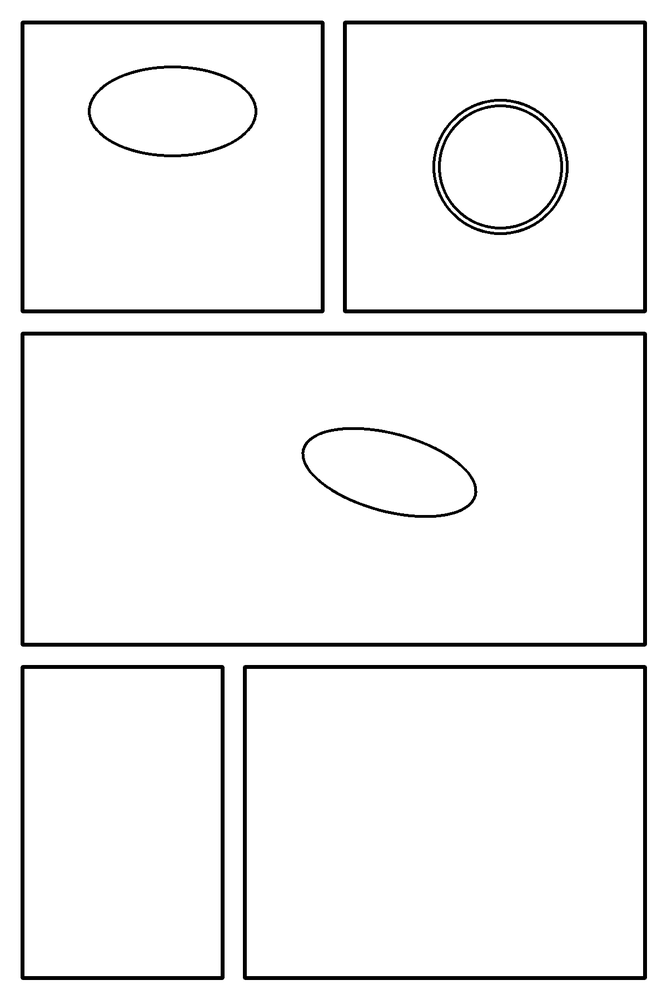
#> input picture test/PanelForge.UnitTests/TestData/panel-splitter/grid.png, 667 x 1000 px, shrunk from 1200 x 1800 before the run
$ python -i app.py   (imports and definitions only)
#> lines starting #> are read from the running program, lines starting #| are printed output that depends on the picture; after the words box and inside, x2 and y2 are one past the last pixel; in counts of white or black regions, pixels touching at a corner belong together
#> further down, picture is the input picture: shape (1000, 667, 3); min 0, max 255, mean 243.4
"""PanelForge Panel Splitter: tách panel + bong bóng thoại từ ảnh 1 trang manga (OpenCV, kiểu Kumiko).

Chạy: py -m uvicorn app:app --port 5066   (trong thư mục này)
Chỉ trả gợi ý toạ độ, không lưu gì - người dùng xác nhận ở phía PanelForge.
"""
import cv2
import numpy as np
from fastapi import FastAPI, File, HTTPException, Query, UploadFile

# [1 line not run here, left out]


def split_page(img, rtl=False):
#> called with rtl = False
    H, W = img.shape[:2]
#> H = 1000; W = 667
    gray = cv2.cvtColor(img, cv2.COLOR_BGR2GRAY)

    # Panels: viền tối -> contour ngoài cùng -> bbox đủ lớn
    _, dark = cv2.threshold(gray, 100, 255, cv2.THRESH_BINARY_INV)
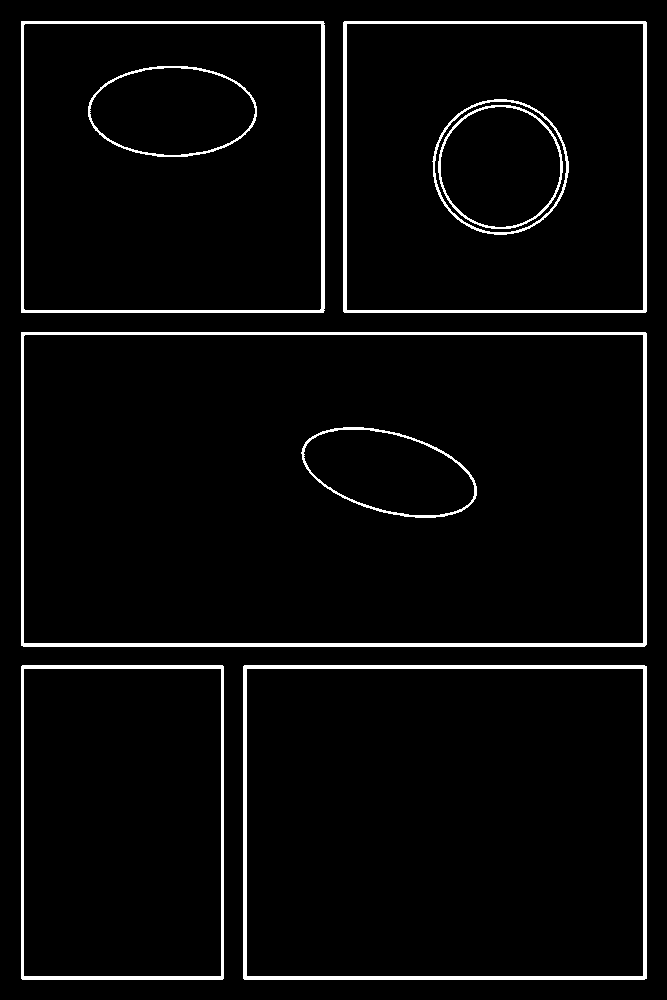
#> dark: shape (1000, 667); 4.2% white; 9 white regions
    contours, _ = cv2.findContours(dark, cv2.RETR_EXTERNAL, cv2.CHAIN_APPROX_SIMPLE)
#> contours = 5 contours; box (x1, y1, x2, y2) and area: (21, 332, 647, 647) 196246, (243, 665, 647, 980) 126538, (343, 21, 647, 313) 88171, (21, 21, 325, 313) 88168, (21, 665, 224, 980) 63426
    # ponytail: ngưỡng diện tích 4% cố định; panel rất nhỏ / không viền cần model (Magi)
    panels = [list(cv2.boundingRect(c)) for c in contours
              if cv2.boundingRect(c)[2] * cv2.boundingRect(c)[3] >= 0.04 * W * H]
#> panels = [[243, 665, 404, 315], [21, 665, 203, 315], [21, 332, 626, 315], [343, 21, 304, 292], [21, 21, 304, 292]]

    # Thứ tự đọc: theo hàng (y), trong hàng theo x (đảo nếu RTL)
    panels.sort(key=lambda p: p[1])
    rows, row = [], []
    for p in panels:
        if row and p[1] > row[0][1] + row[0][3] * 0.5:
            rows.append(row)
            row = []
        row.append(p)
#> this loop made 5 passes
#> after the loop, row = [[243, 665, 404, 315], [21, 665, 203, 315]]; rows = [[[343, 21, 304, 292], [21, 21, 304, 292]], [[21, 332, 626, 315]]]
    if row:
        rows.append(row)
    panels = [p for r in rows for p in sorted(r, key=lambda p: -p[0] if rtl else p[0])]
#> panels = [[21, 21, 304, 292], [343, 21, 304, 292], [21, 332, 626, 315], [21, 665, 203, 315], [243, 665, 404, 315]]

    # Bong bóng: vùng sáng kín, gần elip, nằm trong panel
    _, light = cv2.threshold(gray, 200, 255, cv2.THRESH_BINARY)
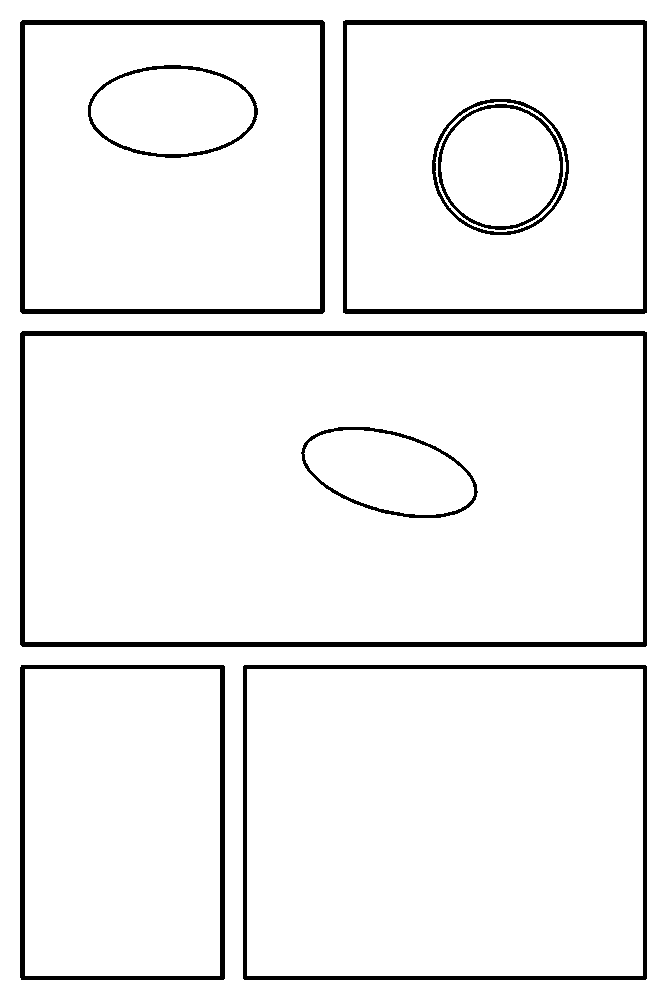
#> light: shape (1000, 667); 94.6% white; 9 black regions
    contours, _ = cv2.findContours(light, cv2.RETR_CCOMP, cv2.CHAIN_APPROX_SIMPLE)
#> contours = 19 contours; largest, box (x1, y1, x2, y2) and area: (0, 0, 667, 1000) 665334, (19, 330, 648, 648) 199062, (25, 336, 643, 642) 188185, (242, 664, 648, 981) 127972, (247, 669, 643, 976) 120870
    bubbles = []
    for c in contours:
        area = cv2.contourArea(c)
        if area < 0.003 * W * H or len(c) < 5:
            continue
        x, y, w, h = cv2.boundingRect(c)
        _, (ma, mi), _ = cv2.fitEllipse(c)
        if not 0.85 < area / (np.pi * ma * mi / 4) < 1.15:
            continue
        cx, cy = x + w / 2, y + h / 2
        idx = next((i for i, (px, py, pw, ph) in enumerate(panels)
                    if px <= cx <= px + pw and py <= cy <= py + ph), None)
        if idx is None or w * h > 0.5 * panels[idx][2] * panels[idx][3]:
            continue
        poly = cv2.approxPolyDP(c, 2, True).reshape(-1, 2).tolist()
        bubbles.append({"panelOrder": idx + 1, "bbox": [x, y, w, h], "polygon": poly})
#> this loop made 19 passes
#> (area, x, y, w, h, ma, mi, cx) on passes 3, 5, 6, 7, 8, 9, 11, 13: (9991.5, 304, 430, 170, 85, 73.41, 173.3, 389), (11744, 300, 426, 179, 93, 82.19, 182.3, 389.5), (10921, 441, 108, 119, 118, 118, 118, 500.5), (13088.5, 435, 102, 131, 130, 129.1, 129.1, 500.5), (12533.5, 437, 103, 127, 128, 126.3, 126.5, 500.5), (10760.5, 91, 69, 163, 85, 84.38, 162.4, 172.5), (14843, 431, 98, 139, 138, 137.5, 137.7, 500.5), (12534.5, 87, 64, 172, 95, 93.32, 171.1, 173)
#> (c, area) on passes 1, 2, 4, 10, 12, 14: ([[247, 669], [247, 975], [642, 975], [642, 669]], 120870), ([[25, 669], [25, 975], [219, 975], [219, 669]], 59364), ([[25, 336], [25, 641], [642, 641], [642, 336]], 188185), ([[347, 25], [347, 308], [642, 308], [642, 25]], 83485), ([[25, 25], [25, 308], [319, 308], [319, 25]], 83202), ([[0, 0], [0, 999], [666, 999], [666, 0]], 665334)
#> after the loop, bubbles = 8 items

    # Viền bong bóng cho 2 contour (trong/ngoài) -> giữ cái nằm trong
    def inside(a, b):
        return a[0] >= b[0] and a[1] >= b[1] and a[0] + a[2] <= b[0] + b[2] and a[1] + a[3] <= b[1] + b[3]
    bubbles = [b for b in bubbles if not any(o is not b and inside(o["bbox"], b["bbox"]) for o in bubbles)]
#> bubbles = 3 items
    bubbles.sort(key=lambda b: (b["panelOrder"], b["bbox"][1]))

    return {"width": W, "height": H,
            "panels": [{"order": i + 1, "bbox": p} for i, p in enumerate(panels)],
            "bubbles": bubbles}


# [3 lines that did not run here, left out]


# [7 lines not run here, left out]

>>> import cv2
>>> picture = cv2.imread('../../test/PanelForge.UnitTests/TestData/panel-splitter/grid.png')
>>> result = split_page(picture)
#> result = 4 items

$ run again, on test/PanelForge.UnitTests/TestData/panel-splitter/large.png
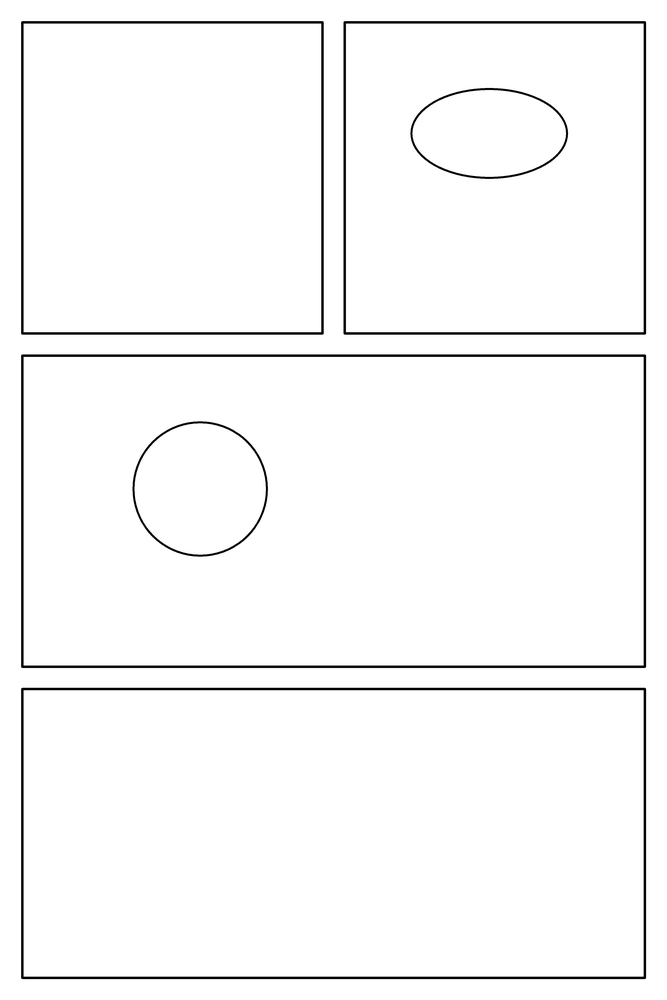
#> input picture test/PanelForge.UnitTests/TestData/panel-splitter/large.png, 667 x 1000 px, shrunk from 3000 x 4500 before the run
#> picture is the input picture: shape (1000, 667, 3); min 0, max 255, mean 248.6
#> in split_page, `_, dark = cv2.threshold(gray, 100, 255, cv2.THRESH_BINARY_INV)`:
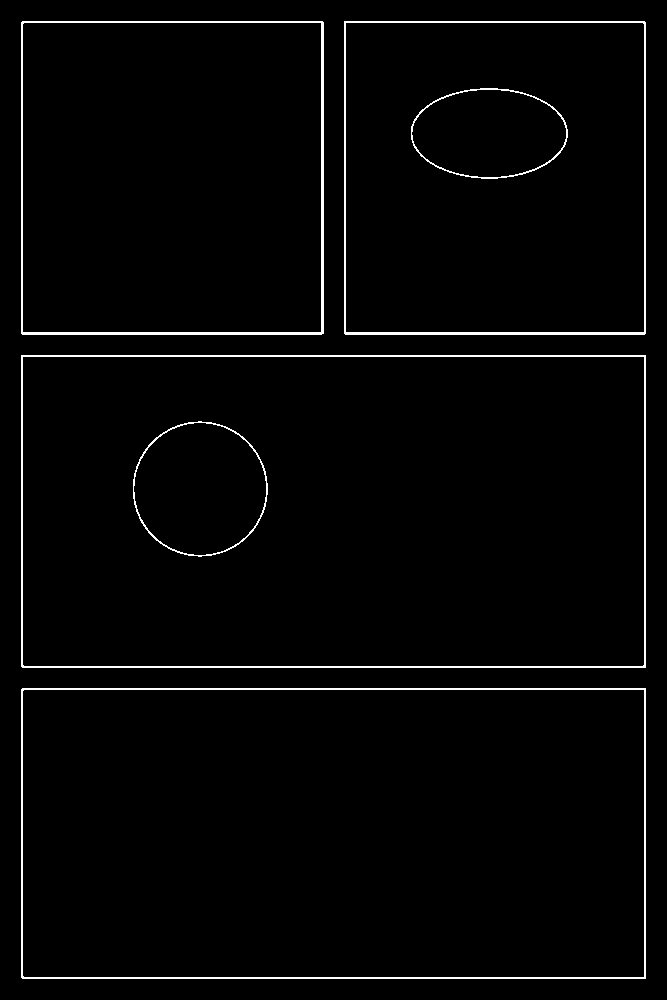
#> dark: shape (1000, 667); 2.2% white in thin lines or dots, all inside (x1, y1, x2, y2) = (21, 21, 646, 979)
#> in split_page, `contours, _ = cv2.findContours(dark, cv2.RETR_EXTERNAL, cv2.CHAIN_APPR..`: contours = 4 contours; box (x1, y1, x2, y2) and area: (21, 355, 646, 668) 194688, (21, 688, 646, 979) 180959, (21, 21, 324, 335) 94523, (344, 21, 646, 335) 94212
#> in split_page, `panels = [list(cv2.boundingRect(c)) for c in contours if cv2.boundingR..`: panels = [[21, 688, 625, 291], [21, 355, 625, 313], [344, 21, 302, 314], [21, 21, 303, 314]]
#> the loop in split_page, `for p in panels:` made 4 passes
#> after the loop in split_page, `for p in panels:`: row = [[21, 688, 625, 291]]; rows = [[[344, 21, 302, 314], [21, 21, 303, 314]], [[21, 355, 625, 313]]]
#> in split_page, `panels = [p for r in rows for p in sorted(r, key=lambda p: -p[0] if rt..`: panels = [[21, 21, 303, 314], [344, 21, 302, 314], [21, 355, 625, 313], [21, 688, 625, 291]]
#> in split_page, `_, light = cv2.threshold(gray, 200, 255, cv2.THRESH_BINARY)`:
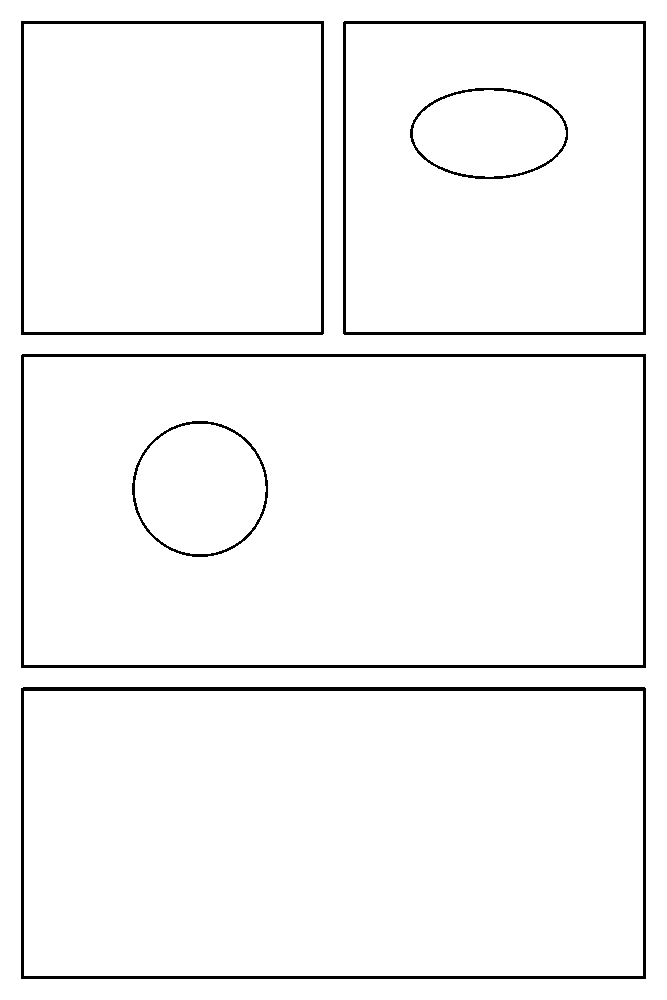
#> light: shape (1000, 667); 96.8% white; 6 black regions
#> in split_page, `contours, _ = cv2.findContours(light, cv2.RETR_CCOMP, cv2.CHAIN_APPROX..`: contours = 13 contours; largest, box (x1, y1, x2, y2) and area: (0, 0, 667, 1000) 665334, (20, 353, 647, 669) 197186, (24, 357, 643, 665) 189726, (20, 686, 647, 980) 183412, (24, 691, 643, 976) 175512
#> the loop in split_page, `for c in contours:` made 13 passes
#> (c, area) on passes 1, 3, 6, 8, 9: ([[24, 691], [24, 975], [642, 975], [642, 691]], 175512), ([[24, 357], [24, 664], [642, 664], [642, 357]], 189726), ([[346, 24], [346, 331], [642, 331], [642, 24]], 90872), ([[24, 24], [24, 331], [320, 331], [320, 24]], 90872), ([[0, 0], [0, 999], [666, 999], [666, 0]], 665334)
#> after the loop in split_page, `for c in contours:`: bubbles = 4 items
#> in split_page, `bubbles = [b for b in bubbles if not any(o is not b and inside(o["bbox..`: bubbles = 2 items
#> result = 4 items

$ run again, on test/PanelForge.UnitTests/TestData/panel-splitter/noisy.png
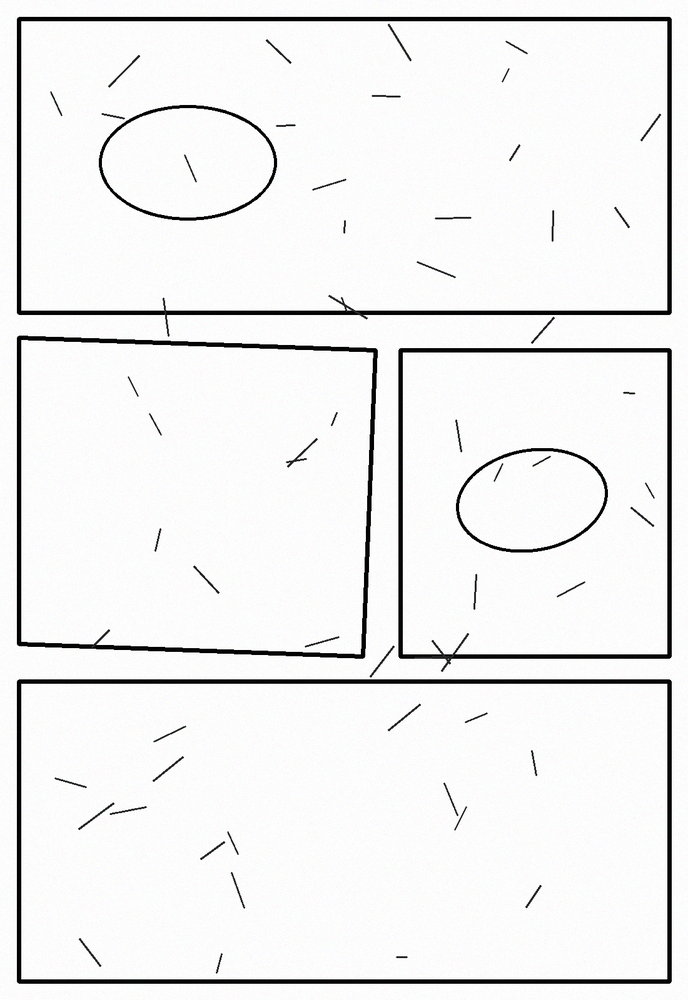
#> input picture test/PanelForge.UnitTests/TestData/panel-splitter/noisy.png, 688 x 1000 px, shrunk from 1100 x 1600 before the run
#> picture is the input picture: shape (1000, 688, 3); mean B, G, R 240.3, 240.3, 240.3
#> in split_page, `_, dark = cv2.threshold(gray, 100, 255, cv2.THRESH_BINARY_INV)`:
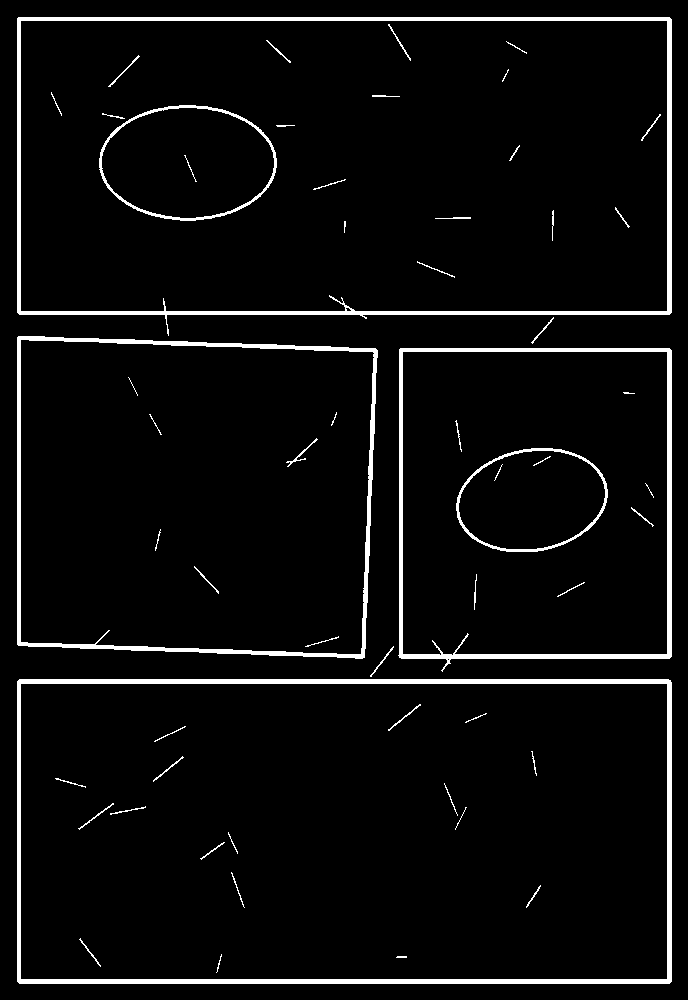
#> dark: shape (1000, 688); 4.7% white; 58 white regions (6 under 20 px)
#> in split_page, `contours, _ = cv2.findContours(dark, cv2.RETR_EXTERNAL, cv2.CHAIN_APPR..`: contours = 6 contours; box (x1, y1, x2, y2) and area: (17, 679, 672, 984) 198806, (17, 17, 672, 336) 194250, (17, 336, 378, 659) 109446, (398, 348, 672, 672) 84339, (370, 646, 394, 677) 32, (531, 317, 554, 344) 30
#> in split_page, `panels = [list(cv2.boundingRect(c)) for c in contours if cv2.boundingR..`: panels = [[17, 679, 655, 305], [398, 348, 274, 324], [17, 336, 361, 323], [17, 17, 655, 319]]
#> the loop in split_page, `for p in panels:` made 4 passes
#> after the loop in split_page, `for p in panels:`: row = [[17, 679, 655, 305]]; rows = [[[17, 17, 655, 319]], [[17, 336, 361, 323], [398, 348, 274, 324]]]
#> in split_page, `panels = [p for r in rows for p in sorted(r, key=lambda p: -p[0] if rt..`: panels = [[17, 17, 655, 319], [17, 336, 361, 323], [398, 348, 274, 324], [17, 679, 655, 305]]
#> in split_page, `_, light = cv2.threshold(gray, 200, 255, cv2.THRESH_BINARY)`:
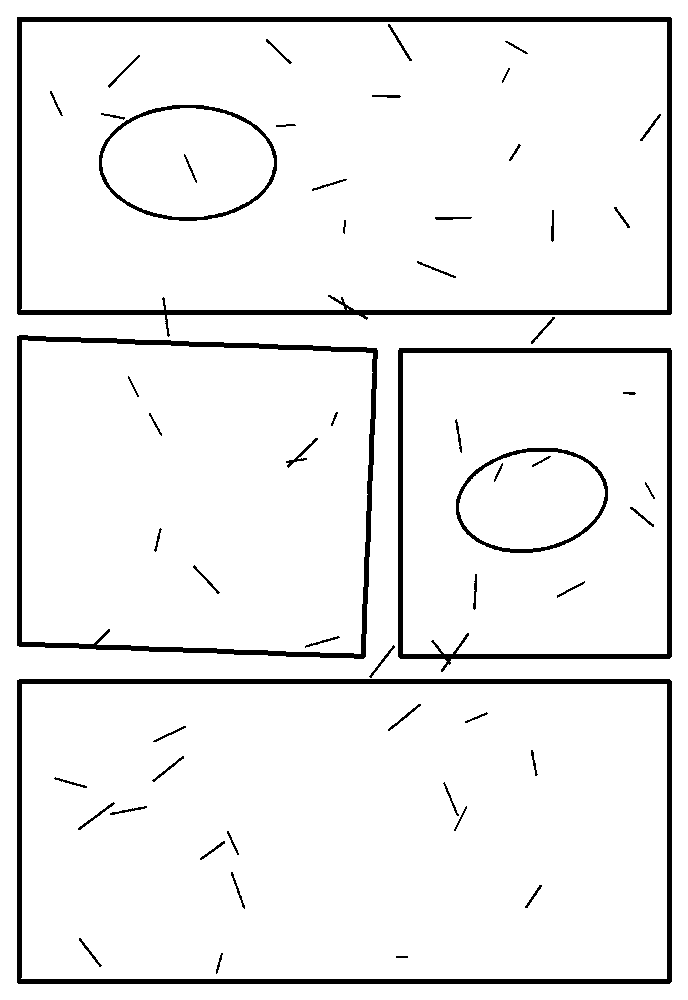
#> light: shape (1000, 688); 94.4% white; 58 black regions
#> in split_page, `contours, _ = cv2.findContours(light, cv2.RETR_CCOMP, cv2.CHAIN_APPROX..`: contours = 66 contours, 1 with area under 20; largest, box (x1, y1, x2, y2) and area: (0, 0, 688, 1000) 686313, (16, 678, 673, 985) 200722, (16, 16, 673, 338) 196232, (21, 684, 667, 979) 189336, (21, 22, 667, 310) 184670
#> the loop in split_page, `for c in contours:` made 66 passes
#> area on passes 2 to 9: 37, 67.5, 118, 96, 121.5, 103.5, 81, 74.5
#> after the loop in split_page, `for c in contours:`: bubbles = 4 items
#> in split_page, `bubbles = [b for b in bubbles if not any(o is not b and inside(o["bbox..`: bubbles = 2 items
#> result = 4 items
